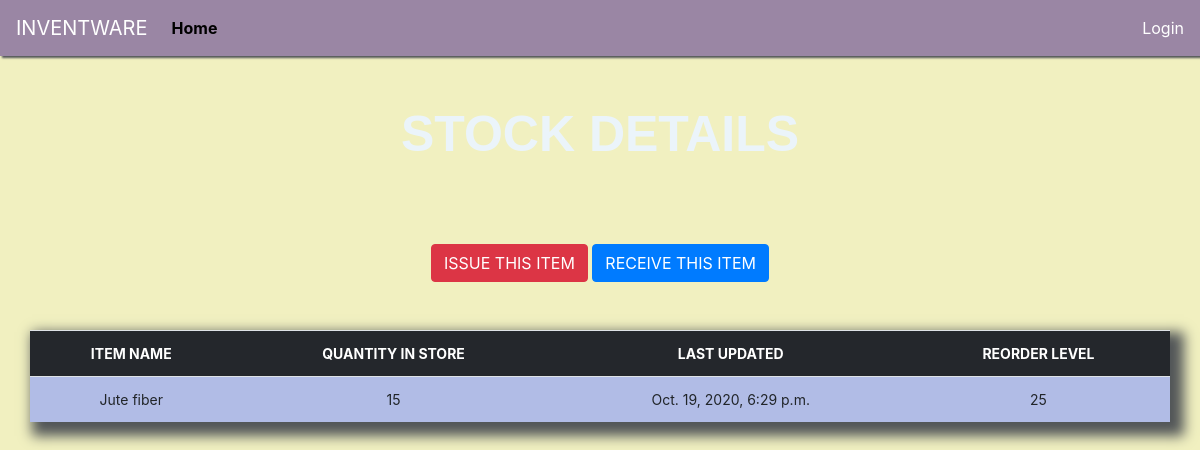
The page /stock_detail/15/ on the database as committed earlier.
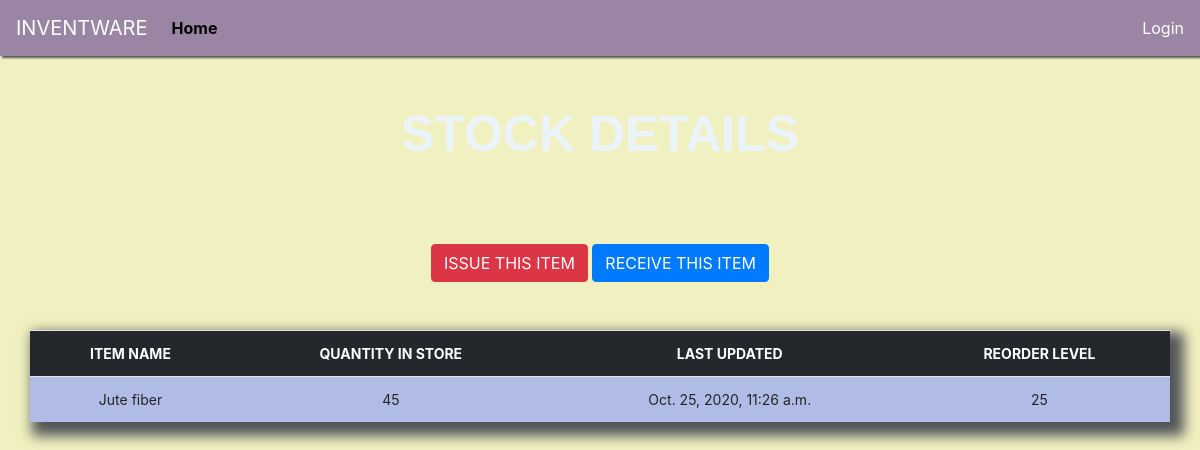
The same page on the database as committed later.
### inventory_mgmt/models.py (models this page shows, shortened)
class Stock(models.Model):
	user = models.ForeignKey(User, related_name='User', on_delete=models.CASCADE,default="")
	category = models.ForeignKey(Category, on_delete=models.CASCADE,blank=True)
	item_name = models.CharField(max_length=50, blank=True, null=True)
	quantity = models.IntegerField(default='0', blank=True, null=True)
	receive_quantity = models.IntegerField(default='0', blank=True, null=True)
	receive_by = models.CharField(max_length=50, blank=True, null=True)
	issue_quantity = models.IntegerField(default='0', blank=True, null=True)
	issue_by = models.CharField(max_length=50, blank=True, null=True)
	issue_to = models.CharField(max_length=50, blank=True, null=True)
	phone_number = models.CharField(max_length=50, blank=True, null=True)
	created_by = models.CharField(max_length=50, blank=True, null=True)
	reorder_level = models.IntegerField(default='0', blank=True, null=True)
	last_updated = models.DateTimeField(auto_now_add=False, auto_now=True)
	timestamp = models.DateTimeField(auto_now=False, auto_now_add=True)

### inventory_mgmt/views.py (the view)
# urls.py: path('stock_detail/<str:pk>/', views.stock_detail, name="stock_detail"),
def stock_detail(request, pk):
	queryset = Stock.objects.get(id=pk)
	context = {
		"title": queryset.item_name,
		"queryset": queryset,
	}
	return render(request, "stock_detail.html", context)

### inventory_mgmt/templates/stock_detail.html (shortened to what this page needs)
{% load static %} {% load crispy_forms_tags %}
<!DOCTYPE html>
<html lang="en">
  <head>
    <link
      rel="stylesheet"
      href="https://stackpath.bootstrapcdn.com/bootstrap/4.4.1/css/bootstrap.min.css"
    />
    <link href="{% static 'css/style.css' %}" rel="stylesheet" />
  </head>
  <body>
    {% include 'navbar.html'%}
    <br><br>
    <h1 class="header1"><center>STOCK DETAILS</center></h1>
    <br><br><br>
    <center><a href="{% url 'issue_items' queryset.id %}"><div class='btn btn-danger'>ISSUE THIS ITEM</div></a>
    <a href="{% url 'receive_items' queryset.id %}"><div class='btn btn-primary'>RECEIVE THIS ITEM</div></a></center>
    <br /><br />
    <div class="display_table">
      <table class="table">
        <tr>
          <th>ITEM NAME</th>
          <th>QUANTITY IN STORE</th>
          <th>LAST UPDATED</th>
          <th>REORDER LEVEL</th>
        </tr>
        <tr>
          <td>{{queryset.item_name}}</td>
          <td>{{queryset.quantity}}</td>
          <td>{{queryset.last_updated}}</td>
          <td>{{queryset.reorder_level}}</td>
        </tr>
      </table>
    </div>
  </body>
</html>

Rows that differ between the two databases and show on the page:
changed Stock "Jute fiber": quantity "15" → "45"; last_updated "Oct. 19, 2020, 6:29 p.m." → "Oct. 25, 2020, 11:26 a.m."
